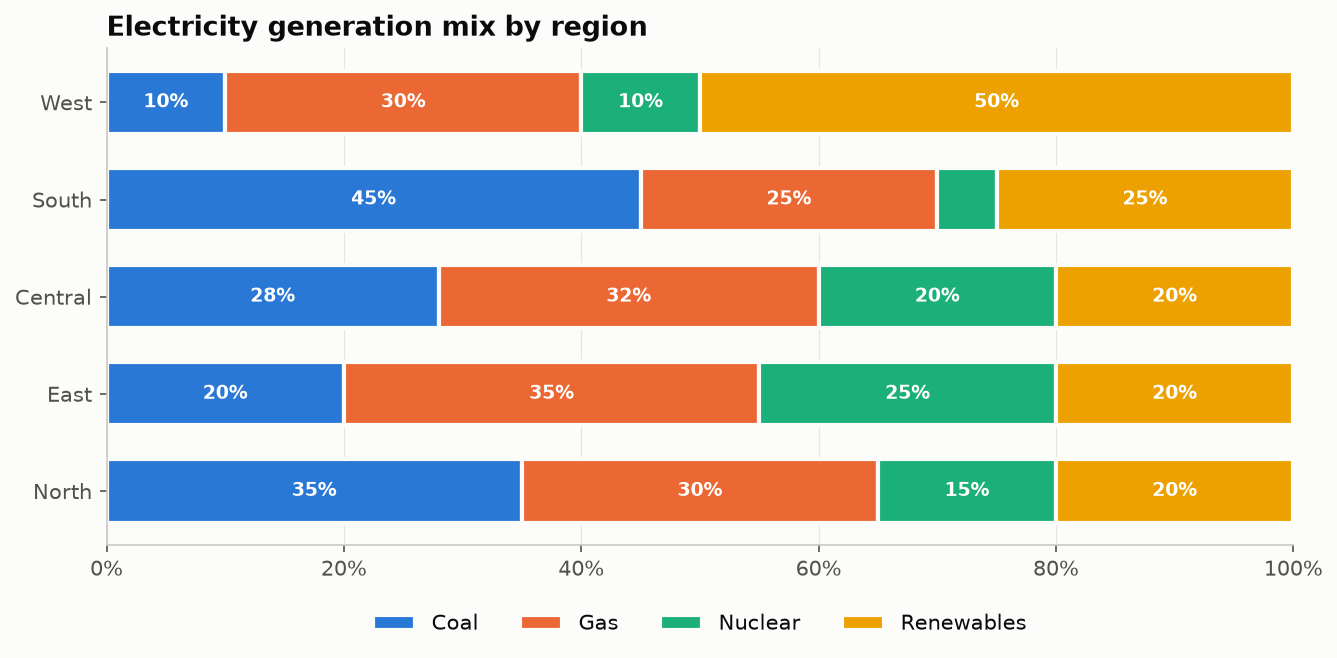

Python code for this plot:
"""
100% Stacked Bar Chart  -  family: Part-to-whole

DESIGN PURPOSE
Stacked bars scaled so that each one totals 100%. Absolute size is removed, so
readers compare the share of each component across groups.

WHEN TO USE
  - Compare proportions across groups whose totals differ a lot
  - Show how a mix changes across categories or periods
  - Show survey answer shares by demographic group

AVOID WHEN
  - The totals themselves matter (use a stacked bar or marimekko)
  - There are many components, or components with tiny shares

ALTERNATIVES
  - Marimekko chart
  - Diverging stacked bar (for ordered responses)
  - Small-multiple pies

EXAMPLE
Energy mix of electricity generation in five regions (synthetic shares).

Run:  python percent_stacked_bar.py
"""
import sys
from pathlib import Path

import numpy as np
import pandas as pd
import matplotlib.pyplot as plt

# Library style: categorical colors in fixed order, recessive axes, hairline grid.
PALETTE = ["#2a78d6", "#eb6834", "#1baf7a", "#eda100",
           "#e87ba4", "#008300", "#6250d6", "#e34948"]
SEQ_CMAP = "Blues"      # sequential: one hue, light -> dark
DIV_CMAP = "RdBu_r"     # diverging: two opposite hues, neutral midpoint
GRAY = "#b8b7b1"        # de-emphasised marks
plt.rcParams.update({
    "figure.figsize": (8, 4.8), "figure.dpi": 110, "figure.facecolor": "#fcfcfb",
    "axes.facecolor": "#fcfcfb", "axes.edgecolor": "#c9c8c3", "axes.linewidth": 0.8,
    "axes.spines.top": False, "axes.spines.right": False,
    "axes.grid": True, "grid.color": "#e6e5e1", "grid.linewidth": 0.6, "axes.axisbelow": True,
    "axes.prop_cycle": plt.cycler(color=PALETTE),
    "axes.titlesize": 13, "axes.titleweight": "bold", "axes.titlelocation": "left",
    "axes.labelcolor": "#52514e", "xtick.color": "#52514e", "ytick.color": "#52514e",
    "text.color": "#0b0b0b", "font.size": 10, "lines.linewidth": 2,
    "legend.frameon": False,
})

# --- Example data ------------------------------------------------------------
regions = ["North", "East", "South", "West", "Central"]
mix = pd.DataFrame({
    "Coal":    [35, 20, 45, 10, 28],
    "Gas":     [30, 35, 25, 30, 32],
    "Nuclear": [15, 25,  5, 10, 20],
    "Renewables": [20, 20, 25, 50, 20],
}, index=regions)
share = mix.div(mix.sum(axis=1), axis=0) * 100
share = share.sort_values("Renewables")
share.round(1)

# --- Plot --------------------------------------------------------------------
fig, ax = plt.subplots(figsize=(9, 4.5))
left = np.zeros(len(share))
for i, col in enumerate(share.columns):
    vals = share[col].values
    ax.barh(share.index, vals, left=left, color=PALETTE[i], label=col,
            height=0.65, edgecolor="#fcfcfb", linewidth=2)
    for y, (l, v) in enumerate(zip(left, vals)):
        if v >= 8:
            ax.text(l + v / 2, y, f"{v:.0f}%", ha="center", va="center",
                    fontsize=9, color="white", fontweight="bold")
    left += vals
ax.set_xlim(0, 100)
ax.xaxis.set_major_formatter(lambda x, _: f"{x:.0f}%")
ax.set_title("Electricity generation mix by region")
ax.grid(axis="y", visible=False)
ax.legend(ncol=4, loc="upper center", bbox_to_anchor=(0.5, -0.1))
fig.tight_layout()

# --- Save / show -------------------------------------------------------------
out = Path(__file__).with_name(Path(__file__).stem + ".png")
fig.savefig(out, dpi=150, bbox_inches="tight")
print(f"saved {out}")
if "--no-show" not in sys.argv:
    plt.show()
